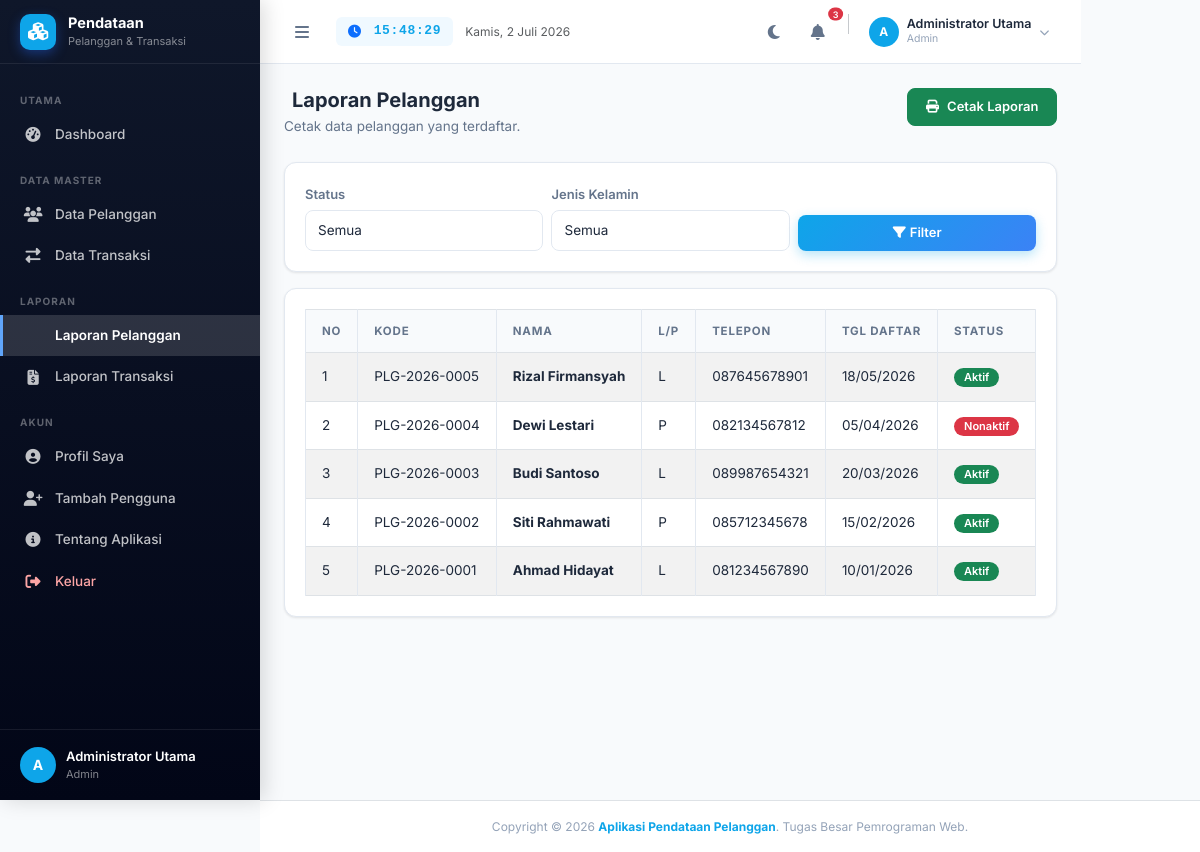
The page /laporan/pelanggan.php (signed in) on the database its author committed.
### tables this page shows
CREATE TABLE IF NOT EXISTS `pelanggan` (
  `id_pelanggan`   INT(11)      NOT NULL AUTO_INCREMENT,
  `kode_pelanggan` VARCHAR(20)  NOT NULL,
  `nama`           VARCHAR(100) NOT NULL,
  `alamat`         TEXT         NOT NULL,
  `telepon`        VARCHAR(20)  NOT NULL,
  `email`          VARCHAR(100) NOT NULL DEFAULT '',
  `jenis_kelamin`  ENUM('L','P') NOT NULL,
  `tanggal_daftar` DATE         NOT NULL,
  `status`         ENUM('Aktif','Nonaktif') NOT NULL DEFAULT 'Aktif',
  `created_at`     TIMESTAMP    NOT NULL DEFAULT CURRENT_TIMESTAMP,
  PRIMARY KEY (`id_pelanggan`),
  UNIQUE KEY `uk_kode_pelanggan` (`kode_pelanggan`)
);

### config/koneksi.php (called while the page is built, shortened)
<?php
function e(string $str): string {
    return htmlspecialchars($str, ENT_QUOTES | ENT_HTML5, 'UTF-8');
}

### laporan/pelanggan.php (the view, shortened to what this page needs)
<?php
require_once '../config/koneksi.php';
require_once '../includes/header.php';
$where = [];
$where_sql = $where ? 'WHERE ' . implode(' AND ', $where) : '';
$sql_data = "SELECT * FROM pelanggan $where_sql ORDER BY tanggal_daftar DESC, id_pelanggan DESC";
$stmt = mysqli_prepare($koneksi, $sql_data);
mysqli_stmt_execute($stmt);
$result = mysqli_stmt_get_result($stmt);
?>
<div class="d-flex" id="app-layout">
<?php require_once '../includes/sidebar.php'; ?>
    <div id="main-wrapper">
        <?php require_once '../includes/navbar.php'; ?>
        <main>
        <div class="content-wrapper">
            <div class="page-header d-flex flex-column flex-sm-row justify-content-between align-items-start gap-3 print-hide">
                <div>
                    <h4 class="mb-1"><i class="fas fa-file-user text-primary me-2"></i>Laporan Pelanggan</h4>
                    <p class="mb-0">Cetak data pelanggan yang terdaftar.</p>
                </div>
                <button onclick="window.print()" class="btn btn-success">
                    <i class="fas fa-print me-2"></i>Cetak Laporan
                </button>
            </div>
            <div class="card mb-3 print-hide">
                <div class="card-body">
                    <form method="GET" action="pelanggan.php" class="row g-2 align-items-end">
                        <div class="col-6 col-md-4">
                            <label class="form-label">Status</label>
                            <select name="status" class="form-select">
                                <option value="">Semua</option>
                            </select>
                        </div>
                        <div class="col-6 col-md-4">
                            <label class="form-label">Jenis Kelamin</label>
                            <select name="jk" class="form-select">
                                <option value="">Semua</option>
                            </select>
                        </div>
                        <div class="col-12 col-md-4">
                            <button type="submit" class="btn btn-primary w-100"><i class="fas fa-filter me-1"></i>Filter</button>
                        </div>
                    </form>
                </div>
            </div>
            <div class="card print-area">
                <div class="card-body">
                    <div class="table-responsive">
                        <table class="table table-bordered table-striped">
                            <thead>
                                <tr>
                                    <th>No</th>
                                    <th>Kode</th>
                                    <th>Nama</th>
                                    <th>L/P</th>
                                    <th>Telepon</th>
                                    <th>Tgl Daftar</th>
                                    <th>Status</th>
                                </tr>
                            </thead>
                            <tbody>
                            <?php
                            if (mysqli_num_rows($result) > 0):
                                $no = 1;
                                while ($row = mysqli_fetch_assoc($result)):
                            ?>
                                <tr>
                                    <td><?= $no++; ?></td>
                                    <td><?= e($row['kode_pelanggan']); ?></td>
                                    <td><span class="fw-bold"><?= e($row['nama']); ?></span></td>
                                    <td><?= e($row['jenis_kelamin']); ?></td>
                                    <td><?= e($row['telepon']); ?></td>
                                    <td><?= date('d/m/Y', strtotime($row['tanggal_daftar'])); ?></td>
                                    <td>
                                        <span class="badge <?= $row['status'] === 'Aktif' ? 'bg-success' : 'bg-danger'; ?> print-hide"><?= e($row['status']); ?></span>
                                    </td>
                                </tr>
                            <?php endwhile; else: ?>
                                <tr><td colspan="7" class="text-center py-4">Tidak ada data pelanggan.</td></tr>
                            <?php endif; ?>
                            </tbody>
                        </table>
                    </div>
                </div>
            </div>
        </div>
        </main>
    </div>
</div>
<?php
require_once '../includes/footer.php';
?>

### assets/css/style.css (style rules this page uses)
:root { --primary: #0ea5e9; --primary-dark: #0284c7; --primary-light: #f0f9ff; --secondary: #64748B; --success: #10b981; --danger: #f43f5e; --warning: #f59e0b; --info: #06b6d4; --sidebar-width: 260px; --sidebar-mini: 72px; --navbar-height: 64px; --bg-body: #F8FAFC; --bg-card: #FFFFFF; --bg-sidebar: #0f172a; --bg-sidebar-dark: #020617; --bg-sidebar-hover: rgba(255,255,255,0.08); --bg-sidebar-active:rgba(255,255,255,0.14); --bg-navbar: #FFFFFF; --text-primary: #1E293B; --text-secondary: #64748B; --text-muted: #94A3B8; --text-sidebar: rgba(255,255,255,0.75); --text-sidebar-act: #FFFFFF; --border-color: #E2E8F0; --border-radius: 12px; --border-radius-sm: 8px; --shadow-sm: 0 1px 3px rgba(0,0,0,.06), 0 1px 2px rgba(0,0,0,.04); --shadow-md: 0 4px 16px rgba(0,0,0,.07), 0 2px 6px rgba(0,0,0,.05); --shadow-lg: 0 10px 30px rgba(0,0,0,.10), 0 4px 10px rgba(0,0,0,.06); --transition: all .25s cubic-bezier(.4,0,.2,1); }
*, *::before, *::after { box-sizing: border-box; margin: 0; padding: 0; }
html { scroll-behavior: smooth; }
body { font-family: 'Inter', system-ui, sans-serif; font-size: 14px; line-height: 1.6; background-color: var(--bg-body); color: var(--text-primary); transition: background-color .3s ease, color .3s ease; overflow-x: hidden; }
#main-wrapper { margin-left: var(--sidebar-width); min-height: 100vh; display: flex; flex-direction: column; transition: margin-left .25s cubic-bezier(.4,0,.2,1); }
.content-wrapper { flex: 1; padding: 24px; }
.page-header { margin-bottom: 24px; }
.page-header h4 { font-size: 20px; font-weight: 700; color: var(--text-primary); margin: 0; }
.page-header p { color: var(--text-secondary); font-size: 13.5px; margin: 4px 0 0; }
.card { background: var(--bg-card); border: 1px solid var(--border-color); border-radius: var(--border-radius); box-shadow: var(--shadow-sm); transition: transform 0.3s cubic-bezier(0.4, 0, 0.2, 1), box-shadow 0.3s cubic-bezier(0.4, 0, 0.2, 1); overflow: hidden; }
.card-body { padding: 20px; }
.table { margin: 0; color: var(--text-primary); }
.table th { background: var(--bg-body); font-size: 11.5px; font-weight: 700; text-transform: uppercase; letter-spacing: .07em; color: var(--text-secondary); border-color: var(--border-color); padding: 12px 16px; white-space: nowrap; }
.table td { padding: 13px 16px; vertical-align: middle; border-color: var(--border-color); font-size: 13.5px; color: var(--text-primary); }
.table tbody tr:last-child td { border-bottom: none; }
.form-label { font-size: 13px; font-weight: 600; color: var(--text-secondary); margin-bottom: 6px; }
.form-control, .form-select { font-size: 13.5px; border-radius: var(--border-radius-sm); border: 1.5px solid var(--border-color); background: var(--bg-card); color: var(--text-primary); padding: 9px 12px; transition: var(--transition); }
.btn { font-size: 13px; font-weight: 600; border-radius: var(--border-radius-sm); padding: 8px 18px; transition: var(--transition); border-width: 1.5px; }
.btn-primary { background: linear-gradient(135deg, #0ea5e9, #3b82f6); border: none; color: #fff; box-shadow: 0 4px 12px rgba(14, 165, 233, 0.3); }
.badge { font-size: 11px; font-weight: 600; padding: 4px 10px; border-radius: 99px; }

### rows shown on the page
pelanggan: kode_pelanggan "PLG-2026-0005", nama "Rizal Firmansyah", jenis_kelamin "L", telepon "087645678901", tanggal_daftar "18/05/2026", status "Aktif"
pelanggan: kode_pelanggan "PLG-2026-0004", nama "Dewi Lestari", jenis_kelamin "P", telepon "082134567812", tanggal_daftar "05/04/2026", status "Nonaktif"
pelanggan: kode_pelanggan "PLG-2026-0003", nama "Budi Santoso", jenis_kelamin "L", telepon "089987654321", tanggal_daftar "20/03/2026", status "Aktif"
pelanggan: kode_pelanggan "PLG-2026-0002", nama "Siti Rahmawati", jenis_kelamin "P", telepon "085712345678", tanggal_daftar "15/02/2026", status "Aktif"
pelanggan: kode_pelanggan "PLG-2026-0001", nama "Ahmad Hidayat", jenis_kelamin "L", telepon "081234567890", tanggal_daftar "10/01/2026", status "Aktif"

### other values the page prints
$inisial "A"
$nama_user "Administrator Utama"
$role_user "Admin"
mb_substr($_SESSION['nama'] ?? 'U', 0, 1) "A"
$_SESSION['nama'] "Administrator Utama"
$_SESSION['role'] "Admin"
